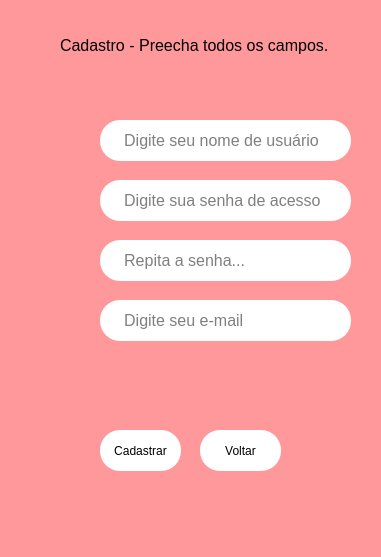
<?xml version="1.0" encoding="UTF-8"?>
<ui version="4.0">
 <class>MainWindow</class>
 <widget class="QMainWindow" name="MainWindow">
  <property name="geometry">
   <rect>
    <x>0</x>
    <y>0</y>
    <width>381</width>
    <height>557</height>
   </rect>
  </property>
  <property name="windowTitle">
   <string>MainWindow</string>
  </property>
  <property name="styleSheet">
   <string notr="true">background-color: rgb(255, 152, 154);</string>
  </property>
  <widget class="QWidget" name="centralwidget">
   <widget class="QLineEdit" name="lineEdit">
    <property name="geometry">
     <rect>
      <x>100</x>
      <y>120</y>
      <width>251</width>
      <height>41</height>
     </rect>
    </property>
    <property name="font">
     <font>
      <pointsize>12</pointsize>
     </font>
    </property>
    <property name="styleSheet">
     <string notr="true">background-color: rgb(255, 255, 255);
border-radius:20px;
border-width:2px;


</string>
    </property>
    <property name="inputMask">
     <string/>
    </property>
    <property name="placeholderText">
     <string>     Digite seu nome de usuário</string>
    </property>
   </widget>
   <widget class="QLabel" name="label_2">
    <property name="geometry">
     <rect>
      <x>50</x>
      <y>120</y>
      <width>31</width>
      <height>41</height>
     </rect>
    </property>
    <property name="text">
     <string/>
    </property>
    <property name="pixmap">
     <pixmap>17503049231586786427-32.png</pixmap>
    </property>
   </widget>
   <widget class="QLineEdit" name="lineEdit_2">
    <property name="geometry">
     <rect>
      <x>100</x>
      <y>180</y>
      <width>251</width>
      <height>41</height>
     </rect>
    </property>
    <property name="font">
     <font>
      <pointsize>12</pointsize>
     </font>
    </property>
    <property name="styleSheet">
     <string notr="true">background-color: rgb(255, 255, 255);
border-radius:20px;
border-width:2px;

</string>
    </property>
    <property name="echoMode">
     <enum>QLineEdit::Password</enum>
    </property>
    <property name="placeholderText">
     <string>     Digite sua senha de acesso</string>
    </property>
   </widget>
   <widget class="QLabel" name="label_3">
    <property name="geometry">
     <rect>
      <x>50</x>
      <y>210</y>
      <width>31</width>
      <height>41</height>
     </rect>
    </property>
    <property name="text">
     <string/>
    </property>
    <property name="pixmap">
     <pixmap>13530435871582518280-32.png</pixmap>
    </property>
   </widget>
   <widget class="QLineEdit" name="lineEdit_3">
    <property name="geometry">
     <rect>
      <x>100</x>
      <y>240</y>
      <width>251</width>
      <height>41</height>
     </rect>
    </property>
    <property name="font">
     <font>
      <pointsize>12</pointsize>
     </font>
    </property>
    <property name="styleSheet">
     <string notr="true">background-color: rgb(255, 255, 255);
border-radius:20px;
border-width:2px;

</string>
    </property>
    <property name="echoMode">
     <enum>QLineEdit::Password</enum>
    </property>
    <property name="placeholderText">
     <string>     Repita a senha...</string>
    </property>
   </widget>
   <widget class="QLabel" name="label">
    <property name="geometry">
     <rect>
      <x>50</x>
      <y>310</y>
      <width>41</width>
      <height>31</height>
     </rect>
    </property>
    <property name="text">
     <string/>
    </property>
    <property name="pixmap">
     <pixmap>20149952661556277124-32.png</pixmap>
    </property>
   </widget>
   <widget class="QLineEdit" name="lineEdit_4">
    <property name="geometry">
     <rect>
      <x>100</x>
      <y>300</y>
      <width>251</width>
      <height>41</height>
     </rect>
    </property>
    <property name="font">
     <font>
      <pointsize>12</pointsize>
     </font>
    </property>
    <property name="styleSheet">
     <string notr="true">background-color: rgb(255, 255, 255);
border-radius:20px;
border-width:2px;

</string>
    </property>
    <property name="placeholderText">
     <string>     Digite seu e-mail</string>
    </property>
   </widget>
   <widget class="QLabel" name="label_4">
    <property name="geometry">
     <rect>
      <x>60</x>
      <y>20</y>
      <width>271</width>
      <height>51</height>
     </rect>
    </property>
    <property name="font">
     <font>
      <pointsize>12</pointsize>
     </font>
    </property>
    <property name="text">
     <string>Cadastro - Preecha todos os campos.</string>
    </property>
   </widget>
   <widget class="QPushButton" name="pushButton">
    <property name="geometry">
     <rect>
      <x>100</x>
      <y>430</y>
      <width>81</width>
      <height>41</height>
     </rect>
    </property>
    <property name="font">
     <font>
      <pointsize>9</pointsize>
     </font>
    </property>
    <property name="styleSheet">
     <string notr="true">background-color: rgb(255, 255, 255);
border-radius:20px;
border-width:2px;

</string>
    </property>
    <property name="text">
     <string>Cadastrar</string>
    </property>
   </widget>
   <widget class="QLabel" name="label_5">
    <property name="geometry">
     <rect>
      <x>96</x>
      <y>369</y>
      <width>181</width>
      <height>31</height>
     </rect>
    </property>
    <property name="text">
     <string/>
    </property>
   </widget>
   <widget class="QPushButton" name="pushButton_2">
    <property name="geometry">
     <rect>
      <x>200</x>
      <y>430</y>
      <width>81</width>
      <height>41</height>
     </rect>
    </property>
    <property name="font">
     <font>
      <pointsize>9</pointsize>
     </font>
    </property>
    <property name="styleSheet">
     <string notr="true">background-color: rgb(255, 255, 255);
border-radius:20px;
border-width:2px;

</string>
    </property>
    <property name="text">
     <string>Voltar</string>
    </property>
   </widget>
  </widget>
  <widget class="QMenuBar" name="menubar">
   <property name="geometry">
    <rect>
     <x>0</x>
     <y>0</y>
     <width>381</width>
     <height>21</height>
    </rect>
   </property>
  </widget>
  <widget class="QStatusBar" name="statusbar"/>
 </widget>
 <resources/>
 <connections/>
</ui>
